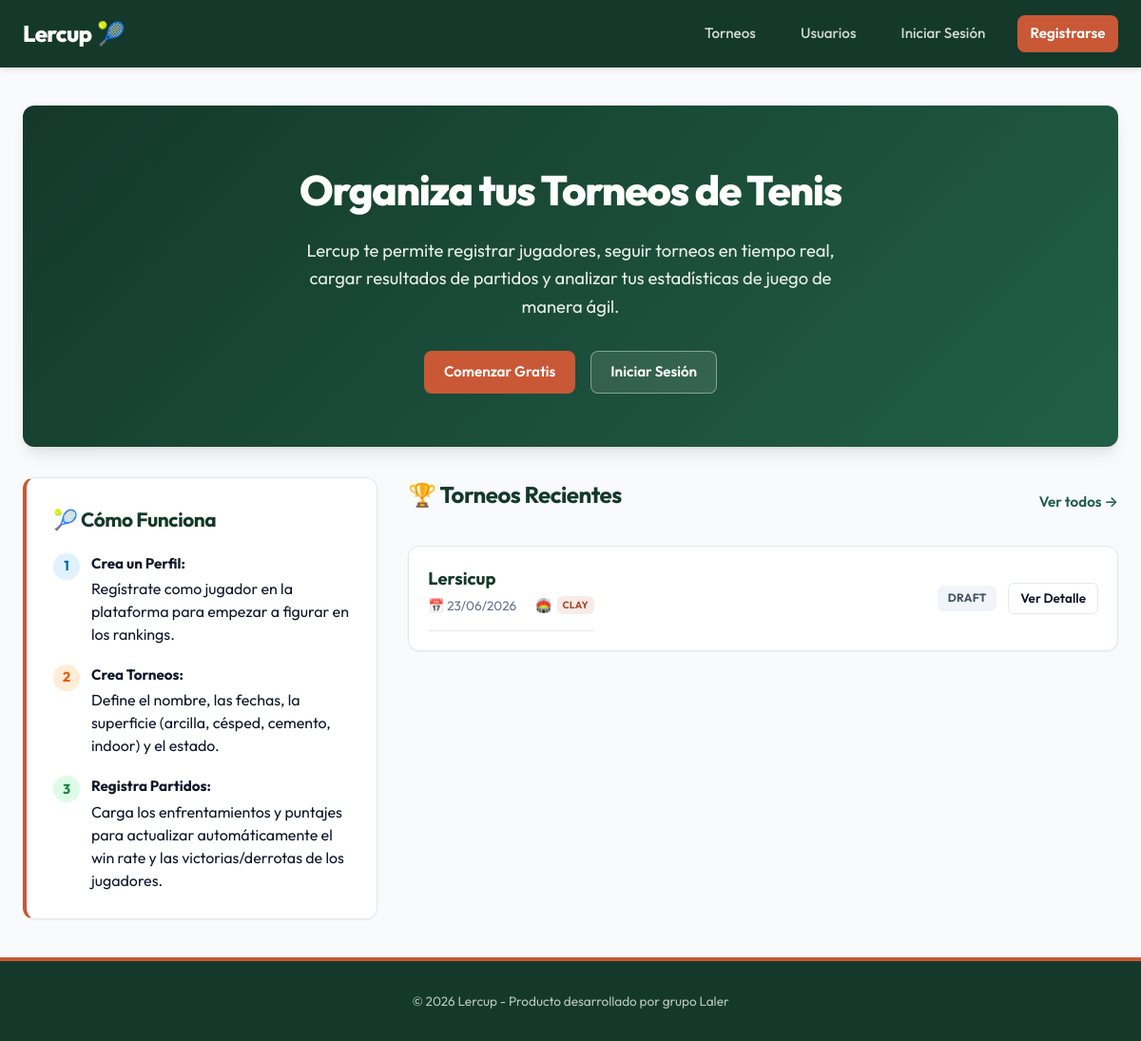
Before: / with the older database file.
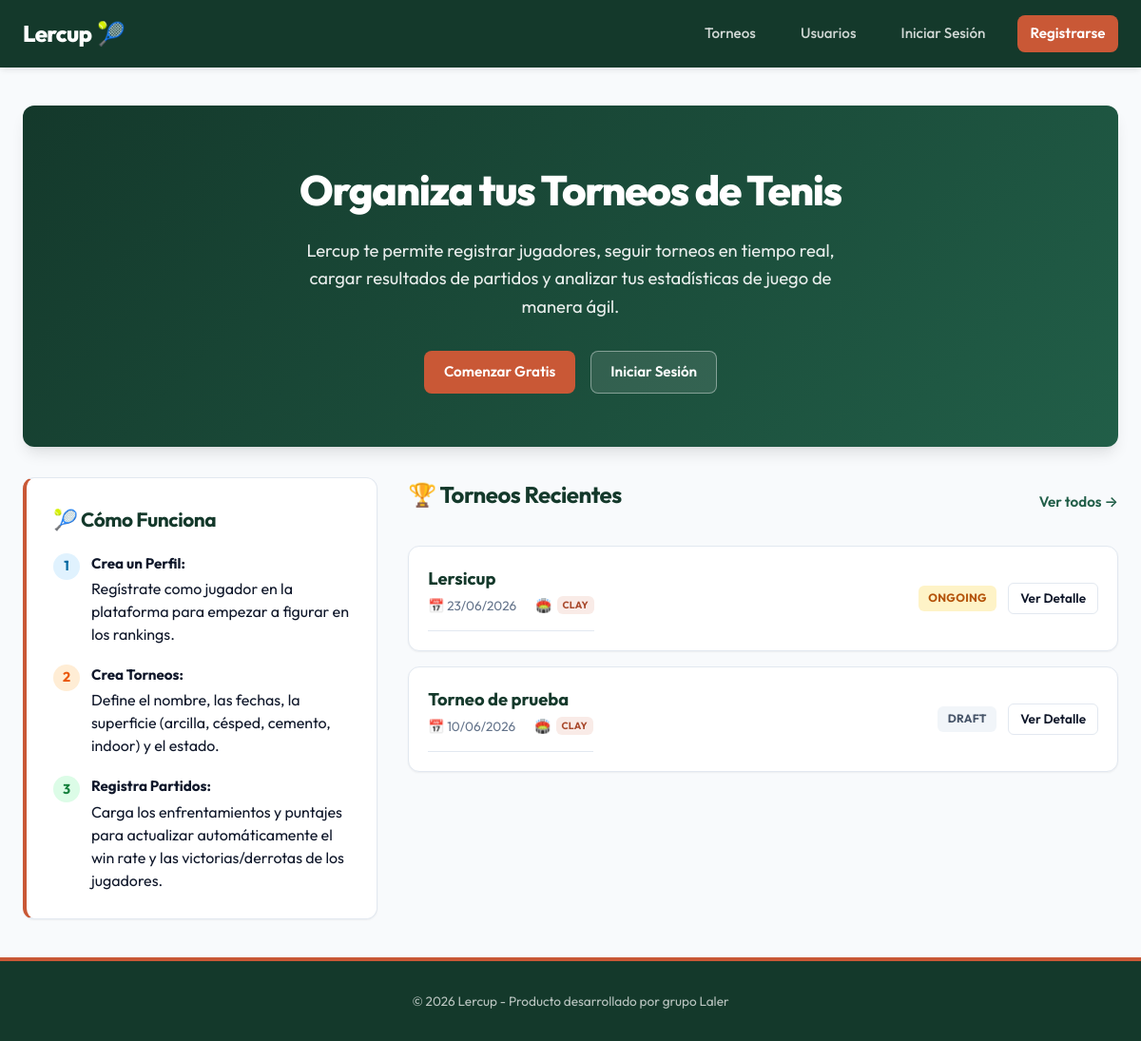
After: the same page with the newer database file.
### app/models/tournament.py (models this page shows)
class Tournament(SQLModel, table=True):
    id: Optional[int] = Field(default=None, primary_key=True)
    name: str = Field(nullable=False)
    description: Optional[str] = Field(default=None)
    start_date: datetime = Field(nullable=False)
    end_date: datetime = Field(nullable=False)
    surface: str = Field(default="clay")  # clay, grass, hard, indoor
    status: str = Field(default="draft")  # draft, ongoing, finished
    creator_id: int = Field(foreign_key="user.id", nullable=False)
    format_id: Optional[int] = Field(foreign_key="tournamentformat.id", default=None, nullable=True)
    sport: str = Field(default="tennis", index=True, nullable=False)  # tennis, padel, etc.
    category: str = Field(default="flexible", nullable=False) # flexible, Primera, A, B1, B2, C, D
    created_at: datetime = Field(default_factory=datetime.utcnow)
    creator: "User" = Relationship(back_populates="created_tournaments")
    format: Optional["TournamentFormat"] = Relationship()
    registrations: List["TournamentRegistration"] = Relationship(
        back_populates="tournament",
        sa_relationship_kwargs={"cascade": "all, delete-orphan"}
    )
    matches: List["Match"] = Relationship(
        back_populates="tournament",
        sa_relationship_kwargs={"cascade": "all, delete-orphan"}
    )
    group_rounds: List["GroupRound"] = Relationship(
        back_populates="tournament",
        sa_relationship_kwargs={"cascade": "all, delete-orphan"},
    )

### app/routes/web/home.py (the view)
@router.get("/")
def home(request: Request, db: Session = Depends(get_session)):
    tournaments = TournamentService.get_all_tournaments(db)
    return render_template(request, db, "index.html", {
        "tournaments": tournaments,
        "active_page": "home"
    })

### app/templates/index.html (shortened to what the changed rows need)
{% extends "base.html" %}
{% block content %}
<div class="welcome-hero" style="text-align: center; padding: 3.5rem 1.5rem; background: linear-gradient(135deg, var(--primary-color), var(--primary-light)); color: white; border-radius: var(--border-radius); margin-bottom: 2rem; box-shadow: var(--shadow-lg);">
    <h1 style="color: white; margin-bottom: 1rem; font-size: 2.75rem; font-weight: 800; letter-spacing: -0.03em;">Organiza tus Torneos de Tenis</h1>
</div>
<div class="grid-cols-1-2" style="margin-top: 2rem;">
    <div class="card" style="display: flex; flex-direction: column; justify-content: space-between; border-left: 4px solid var(--accent-color);">
        <div>
            <h2 class="card-title">🎾 Cómo Funciona</h2>
        </div>
    </div>
    <div>
        <div style="display: flex; justify-content: space-between; align-items: center; margin-bottom: 1.25rem;">
            <h2>🏆 Torneos Recientes</h2>
        </div>
        {% if tournaments %}
            <div style="display: flex; flex-direction: column; gap: 1rem;">
                {% for t in tournaments[:3] %}
                    <div class="card" style="padding: 1.25rem; display: flex; justify-content: space-between; align-items: center; gap: 1rem;">
                        <div>
                            <h3 style="font-size: 1.15rem; color: var(--primary-color); font-weight: 700;">{{ t.name }}</h3>
                            <div class="card-meta" style="margin-bottom: 0; margin-top: 0.25rem;">
                                <span>📅 {{ t.start_date.strftime('%d/%m/%Y') }}</span>
                                <span>🏟️ <span class="badge badge-{{ t.surface }}" style="font-size:0.65rem; padding: 0.1rem 0.35rem;">{{ t.surface }}</span></span>
                            </div>
                        </div>
                        <div style="display: flex; align-items: center; gap: 0.75rem;">
                            <span class="badge badge-{{ t.status }}">{{ t.status }}</span>
                            <a href="/tournaments/detail/{{ t.id }}" class="btn btn-outline btn-sm">Ver Detalle</a>
                        </div>
                    </div>
                {% endfor %}
            </div>
        {% endif %}
    </div>
</div>
{% endblock %}

Changed rows visible on the page:
changed Tournament "Lersicup": status "DRAFT" → "ONGOING"
added Tournament: name "Torneo de prueba", start_date "10/06/2026", surface "CLAY", status "DRAFT"
